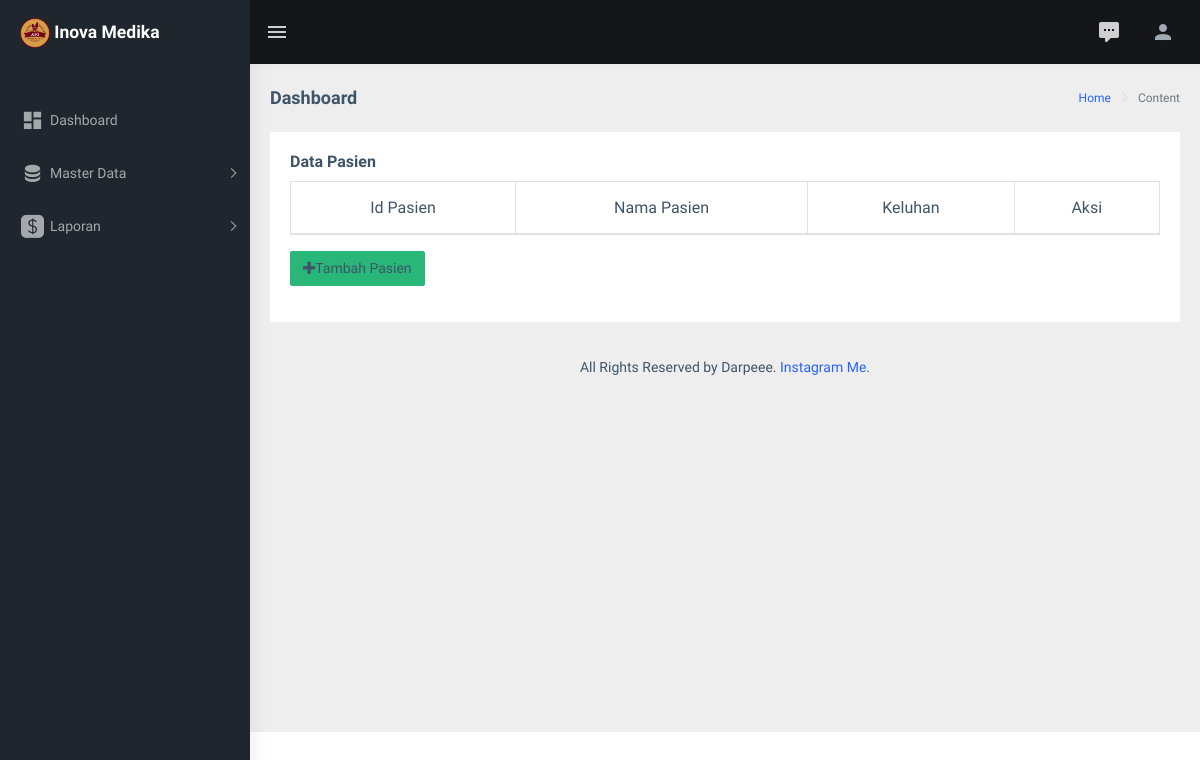
The app's page /index.php/c_pasien, older data.
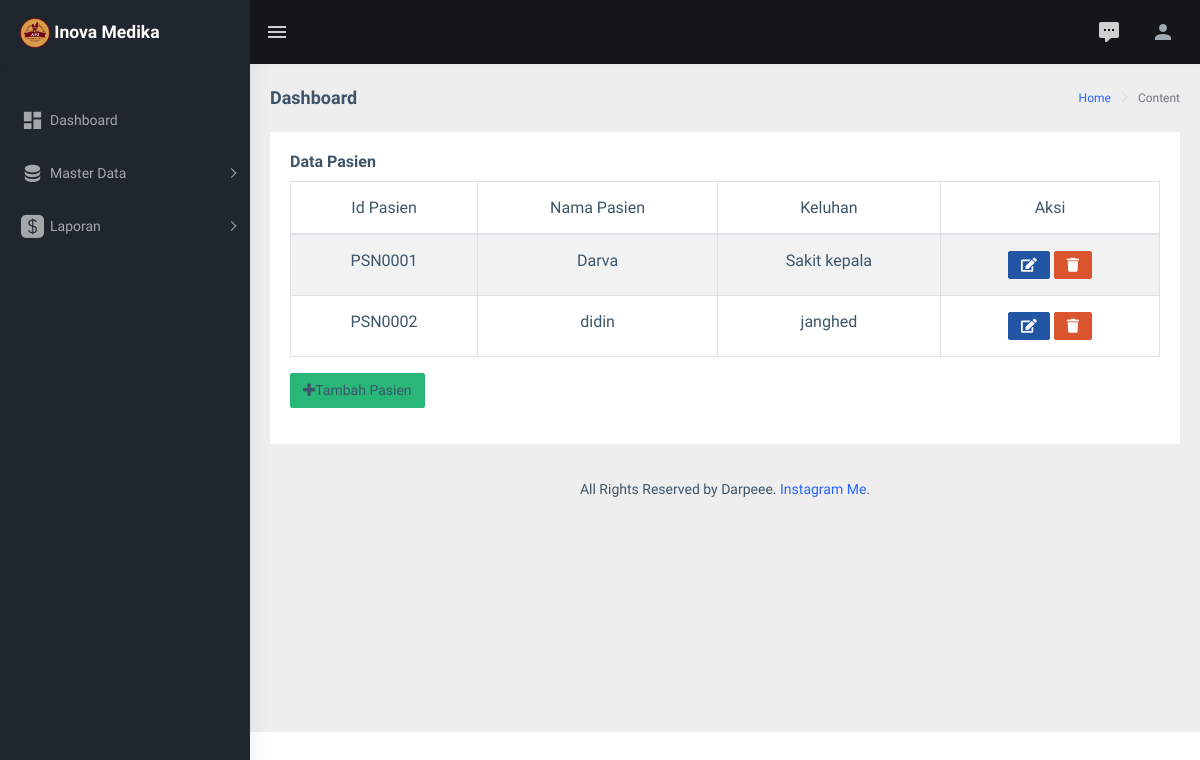
The same page, newer data.
### tables this page shows
CREATE TABLE `pasien` (
  `id_pasien` varchar(50) NOT NULL,
  `nama_pasien` varchar(50) NOT NULL,
  `keluhan` varchar(50) NOT NULL
);

### application/controllers/c_pasien.php (called while the page is built, shortened)
<?php
class C_pasien extends CI_controller{
	function __construct(){
		$this->load->model('m_pasien');
	}
	function index(){
		$dariDB = $this->m_pasien->cekkodebarang();
        $nourut = substr($dariDB, 3, 4);
        $id_skrg = $nourut + 1;
        $data = array('id_pasien' => $id_skrg);
		$data['pasien'] = $this->m_pasien->select()->result();
		$this->load->view("Main/pasien",$data);
	}
}
?>

### index.php (called while the page is built, shortened)
<?php
require_once BASEPATH.'core/CodeIgniter.php';

### application/models/m_pasien.php (called while the page is built, shortened)
<?php
	class M_pasien extends CI_model{
		public function select($where = ""){
		$data= $this->db->query("select * from pasien ".$where);
		return $data;
	}
}
?>

### application/views/Main/pasien.php (the view, shortened to what this page needs)
<html lang="en">
<?php include "header.php"; ?>
<link rel="stylesheet" type="text/css" href="<?php echo base_url('assets/extra-libs/multicheck/multicheck.css')?>">
<link href="<?php echo base_url('assets/libs/datatables.net-bs4/css/dataTables.bootstrap4.css" rel="stylesheet')?>">
<link href="<?php echo base_url('assets/dist/css/style.min.css" rel="stylesheet')?>">
    <div class="container-fluid">
        <div class="row">
            <div class="col-12">
                <div class="card">
                    <div class="card-body">
                    <h5 class="card-title">Data Pasien</h5>
                <div class="table-responsive">
            <table id="zero_config" class="table table-striped table-bordered" id="mydata">
        <thead>
			<tr align="center">
				<th>Id Pasien</th>
				<th>Nama Pasien</th>
				<th>Keluhan</th>
				<th>Aksi</th>
			</tr>
		</thead>
		<tbody>
			<?php
				foreach ($pasien as $key => $values){
					echo "
						<tr  align='center'>
						<td>".$pasien[$key]->id_pasien."</td>
						<td>".$pasien[$key]->nama_pasien."</td>
                        <td>".$pasien[$key]->keluhan."</td>
					";?>
				<td align="center">
				<a class="btn btn-info btn-us" title="ubah" href="<?php echo base_url();?>C_pasien/edit/<?php echo $pasien[$key]->id_pasien;?>"><span class="fa fa-edit"></span></a>
				<a class="btn btn-danger btn-us" title="hapus" onclick="return confirm('Ingin menghapus Data?');" href="<?php echo base_url();?>C_pasien/delete/<?php echo $pasien[$key]->id_pasien;?>"><span class ="fa fa-trash"></span></a>
				</td>
				<?php echo "</tr>";
				}
			?>
		</tbody>
	</table>
	<p><a data-toggle="modal" data-target="#modal_add_new3" class="btn btn-success"><i class="fa fa-plus"></i>Tambah Pasien</a></p>
 		</div>
    </div>
</div>
<footer class="footer text-center">
                All Rights Reserved by Darpeee. <a href="https://instagram.com/darpeee/">Instagram Me</a>.
            </footer>
</html>

Row changes from the older to the newer data that the page shows:
added pasien: id_pasien "PSN0001", nama_pasien "Darva", keluhan "Sakit kepala"
added pasien: id_pasien "PSN0002", nama_pasien "didin", keluhan "janghed"
